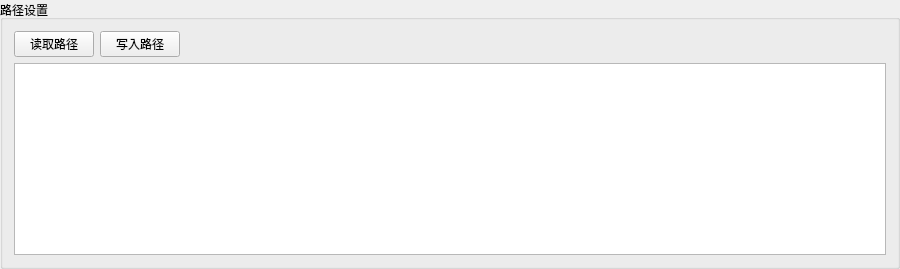
              <widget class="QGroupBox" name="groupBox_17">
               <property name="minimumSize">
                <size>
                 <width>900</width>
                 <height>0</height>
                </size>
               </property>
               <property name="maximumSize">
                <size>
                 <width>900</width>
                 <height>16777215</height>
                </size>
               </property>
               <property name="title">
                <string>路径设置</string>
               </property>
               <layout class="QGridLayout" name="gridLayout_16">
                <item row="0" column="0">
                 <layout class="QVBoxLayout" name="verticalLayout_14">
                  <item>
                   <layout class="QHBoxLayout" name="horizontalLayout_37">
                    <item>
                     <widget class="QPushButton" name="btn_ReadLinpath">
                      <property name="text">
                       <string>读取路径</string>
                      </property>
                     </widget>
                    </item>
                    <item>
                     <widget class="QPushButton" name="btn_WriteLinepath">
                      <property name="text">
                       <string>写入路径</string>
                      </property>
                     </widget>
                    </item>
                    <item>
                     <spacer name="horizontalSpacer_8">
                      <property name="orientation">
                       <enum>Qt::Horizontal</enum>
                      </property>
                      <property name="sizeHint" stdset="0">
                       <size>
                        <width>40</width>
                        <height>20</height>
                       </size>
                      </property>
                     </spacer>
                    </item>
                   </layout>
                  </item>
                  <item>
                   <widget class="QTableView" name="tableView">
                    <property name="minimumSize">
                     <size>
                      <width>0</width>
                      <height>0</height>
                     </size>
                    </property>
                   </widget>
                  </item>
                 </layout>
                </item>
               </layout>
              </widget>
